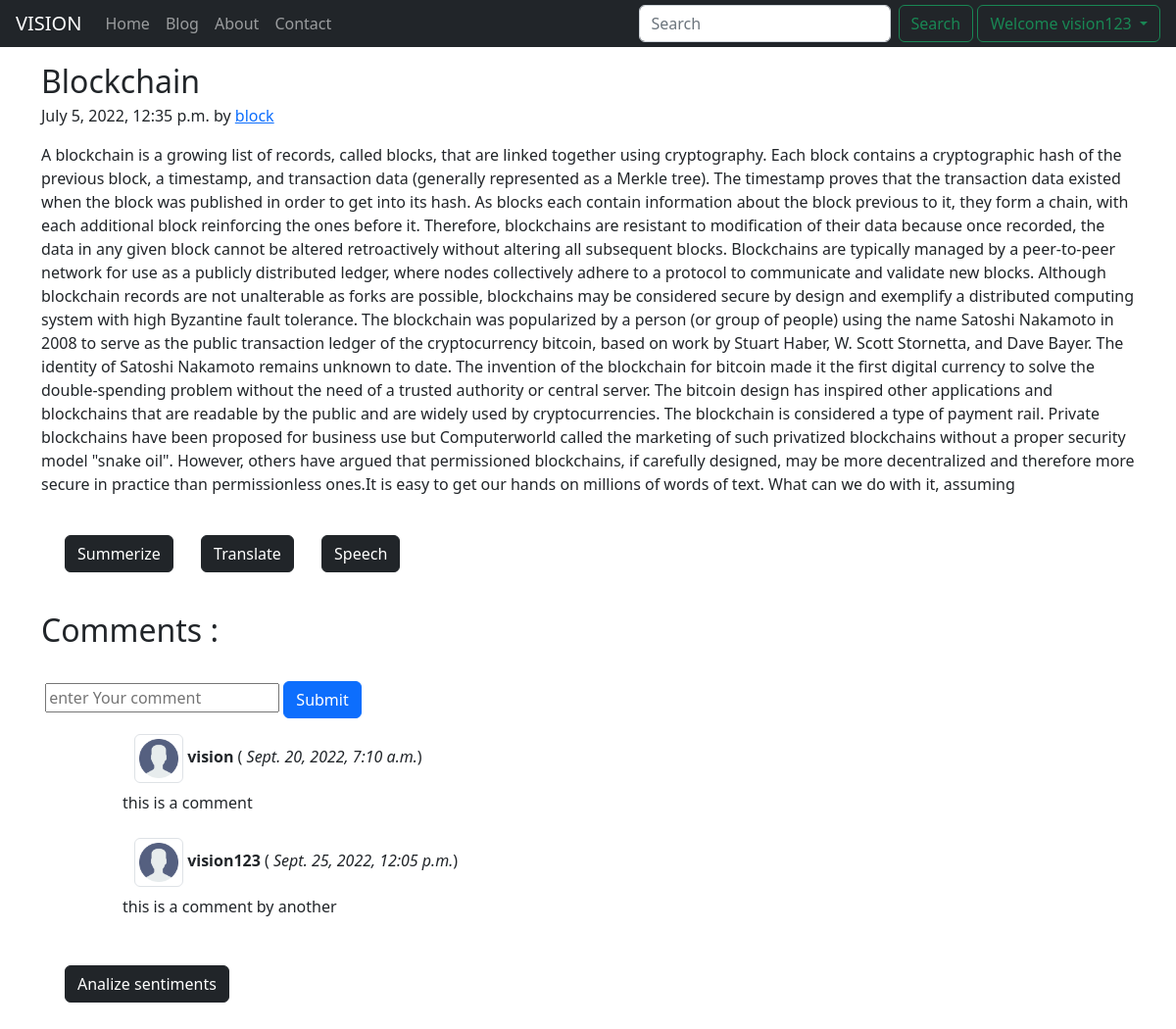
/blog/blockchain (signed in), run on the app's committed database.
### blog/models.py (models this page shows, shortened)
class Postblog(models.Model):
    sno=models.AutoField(primary_key=True)
    title=models.CharField(max_length=50)
    author=models.CharField(max_length=13)
    content=models.TextField()
    slug=models.CharField(max_length=130)
    timeStamp= models.DateTimeField(blank=True)

class BlogComment(models.Model):
    sno= models.AutoField(primary_key=True)
    comment=models.TextField()
    user=models.ForeignKey(User,on_delete=models.CASCADE)
    post=models.ForeignKey(Postblog,on_delete=models.CASCADE)
    parent=models.ForeignKey('self',on_delete=models.CASCADE,null=True)
    timestamp=models.DateTimeField(default=now)

### blog/views.py (the view)
# urls.py: path('<str:slug>', views.blogPost, name='blogPost'),
def blogPost(request,slug):
    post = Postblog.objects.filter(slug=slug).first()
    comments=BlogComment.objects.filter(post=post)
    context={"post":post,"comments":comments }
    return render(request,"blog/blogPost.html",context)

### templates/blog/blogPost.html (shortened to what this page needs)
{% extends 'base.html' %}
{%block blogactive%}active{%endblock blogactive%}
{% block body %}
<div class="container my-3">
  <article class="blog-post">
    <h2 class="blog-post-title mb-1">{{post.title}}</h2>
    <p class="blog-post-meta">{{post.timeStamp}} by <a href="#">{{post.author}}</a></p>
    <p>{{post.content}} </p>
    <nav>
      <button type="button" class="summerize btn btn-dark m-4">Summerize</button>
      <button type="button" class="translate btn btn-dark">Translate</button>
      <button type="button" class="speech btn btn-dark m-4">Speech</button>
    </nav>
</div>
<section class="container my-2">
  <h2>Comments :</h2>
  <br>
  {% if user.is_authenticated %}
  <form action="/blog/postComment" method="POST">
    <div>
      <input type="text" name="comments" placeholder="enter Your comment">
      <button type="Submit" class="btn btn-primary" value="Submit"> Submit
      </button>
    </div>
  </form>
  {% else %} <h2>You need to Login for comment</h2>
  {% endif %}
  {% for comment in comments %}
  <div>
    <div class="row my-3">
      <div class="col-md-1">
      </div>
      <div class="col-md-11 "><b><img src="/static/img/user.png" class="img-thumbnail" width=50 height=50 alt="user"> {{comment.user.username }} </b> ( <i>{{comment.timestamp}}</i>)
        <div class="row my-2 ">{{ comment.comment }}</div>
          </div>
        </div>
      </div>
  {% endfor %}
  <div class="d-flex justify-content-left ml-20">
    <button type="button" class="btn btn-dark m-4 ">Analize sentiments</button>
  </div>
</section>
{% endblock body %}

### templates/base.html (shortened to what this page needs)
<!doctype html>
<html lang="en">
  <head>
    <link href="https://cdn.jsdelivr.net/npm/bootstrap@5.2.0-beta1/dist/css/bootstrap.min.css" rel="stylesheet">
  </head>
  <body>
    <nav class="navbar navbar-expand-lg navbar-dark bg-dark p-1">
        <div class="container-fluid">
          <a class="navbar-brand" href="/">VISION</a>
          <div class="collapse navbar-collapse" id="navbarSupportedContent">
            <ul class="navbar-nav me-auto mb-2 mb-lg-0">
              <li class="nav-item{%block homeactive%}{%endblock homeactive%}">
                <a class="nav-link" aria-current="page" href="/home">Home</a>
              </li>
              <li class="nav-item {%block blogactive%}{%endblock blogactive%}">
                <a class="nav-link" href="/blog">Blog</a>
              <li class="nav-item {%block aboutactive%}{%endblock aboutactive%} ">
                <a class="nav-link " href="/about">About</a>
              </li>
              <li class="nav-item {%block contactactive%}{%endblock contactactive%}">
                <a class="nav-link " href="/contact">Contact</a>
            </ul>
            <form method="get" action="/search" class="d-flex" role="search">
              <input name="search" id="search" class="form-control me-2" type="search" placeholder="Search" aria-label="Search">
              <button class="btn btn-outline-success mr-3" type="submit">Search</button>
            </form>
            {%if user.is_authenticated%}:
            <div class="dropdown ">
              <a class="btn btn-outline-success mr-3 dropdown-toggle" href="#" role="button" id="dropdownMenuLink" data-bs-toggle="dropdown" aria-expanded="false">Welcome
              {{request.user}}
              </a>
            </div>
{%endif%}
          </div>
        </div>
      </nav>
      {% block body %}{% endblock body %}
  </body>
</html>

### data on the page
Postblog: title "Blockchain", timeStamp "July 5, 2022, 12:35 p.m.", author "block", content "A blockchain is a growing list of records, called blocks, that are linked together using cryptography. Each block contains a cryptographic hash of the previous block, a timestamp, and transaction data (generally represented as a Merkle tree). The timestamp proves that the transaction data existed when the block was published in order to get into its hash. As blocks each contain information about the block previous to it, they form a chain, with each additional block reinforcing the ones before it. Therefore, blockchains are resistant to modification of their data because once recorded, the data in any given block cannot be altered retroactively without altering all subsequent blocks.…"
BlogComment: user.username "vision", timestamp "Sept. 20, 2022, 7:10 a.m.", comment "this is a comment"
BlogComment: user.username "vision123", timestamp "Sept. 25, 2022, 12:05 p.m.", comment "this is a comment by another"

### other printed values
{{ request.user }} "vision123"
